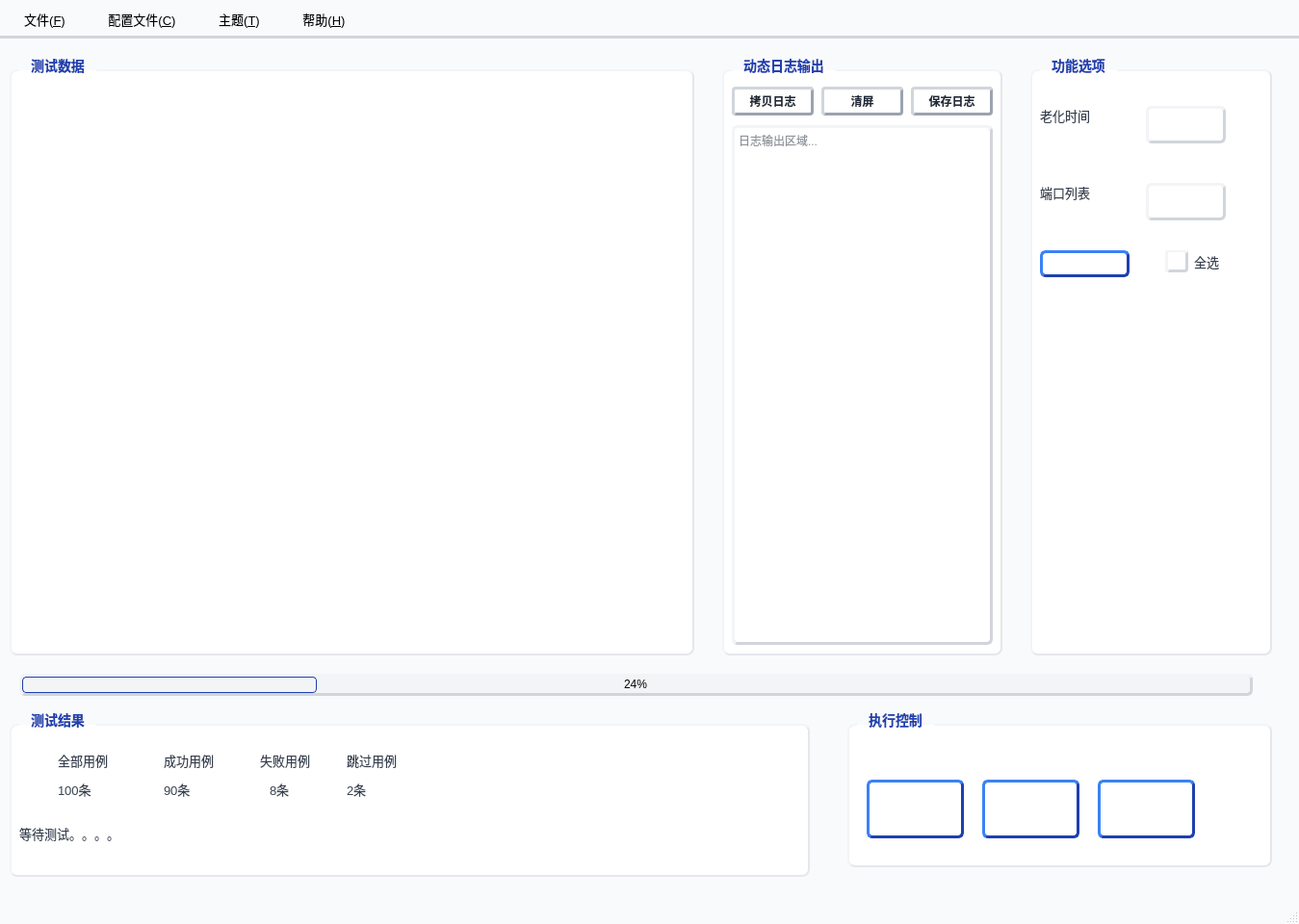
<?xml version="1.0" encoding="UTF-8"?>
<ui version="4.0">
 <class>MainWindow</class>
 <widget class="QMainWindow" name="main_window">
  <property name="geometry">
   <rect>
    <x>0</x>
    <y>0</y>
    <width>1349</width>
    <height>960</height>
   </rect>
  </property>
  <property name="sizePolicy">
   <sizepolicy hsizetype="Fixed" vsizetype="Fixed">
    <horstretch>0</horstretch>
    <verstretch>0</verstretch>
   </sizepolicy>
  </property>
  <property name="windowTitle">
   <string>自动化测试平台</string>
  </property>
  <!-- 商业化配色样式表（高级灰+商务蓝） -->
  <property name="styleSheet">
   <string notr="true">
/* 主窗口背景：高级浅灰 */
QMainWindow {
    background-color: #f9fafb;
}

/* 分组框：商务风格+圆角 */
QGroupBox {
    font-size: 14px;
    font-weight: 600;
    color: #1f2937;
    border: 2px solid #e5e7eb;
    border-top-color: #f3f4f6;
    border-left-color: #f3f4f6;
    border-radius: 8px;
    margin-top: 12px;
    background-color: #ffffff;
    padding-top: 8px;
}
QGroupBox::title {
    subcontrol-origin: margin;
    left: 10px;
    padding: 0 10px;
    color: #1e40af;
    font-size: 15px;
    font-weight: 700;
}

/* 主按钮：商务蓝渐变+3D效果 */
QPushButton {
    background: qlineargradient(x1:0, y1:0, x2:0, y2:1, 
                              stop:0 #2563eb, stop:1 #1e40af);
    color: white;
    border: 3px solid;
    border-color: #3b82f6 #1e40af #1e40af #3b82f6;
    border-radius: 6px;
    padding: 6px 12px;
    font-size: 13px;
    font-weight: 500;
}
QPushButton:hover {
    background: qlineargradient(x1:0, y1:0, x2:0, y2:1, 
                              stop:0 #3b82f6, stop:1 #2563eb);
    border-color: #60a5fa #2563eb #2563eb #60a5fa;
}
QPushButton:pressed {
    background: qlineargradient(x1:0, y1:0, x2:0, y2:1, 
                              stop:0 #1e40af, stop:1 #1e3a8a);
    border-color: #1e40af #3b82f6 #3b82f6 #1e40af;
    padding-left: 8px;
    padding-top: 8px;
}

/* 日志功能小按钮：轻量化样式 */
QPushButton#log_copy_btn, QPushButton#log_clear_btn, QPushButton#log_save_btn {
    background: qlineargradient(x1:0, y1:0, x2:0, y2:1, 
                              stop:0 #f3f4f6, stop:1 #e5e7eb);
    color: #1f2937;
    border-color: #d1d5db #9ca3af #9ca3af #d1d5db;
    border-radius: 4px;
    padding: 4px 8px;
    font-size: 12px;
}
QPushButton#log_copy_btn:hover, QPushButton#log_clear_btn:hover, QPushButton#log_save_btn:hover {
    background: qlineargradient(x1:0, y1:0, x2:0, y2:1, 
                              stop:0 #e5e7eb, stop:1 #d1d5db);
}

/* 标签：商务灰文字 */
QLabel {
    font-size: 13px;
    color: #374151;
}

/* 下拉框：商务风格 */
QComboBox {
    border: 3px solid;
    border-color: #f3f4f6 #d1d5db #d1d5db #f3f4f6;
    border-radius: 6px;
    padding: 4px 8px;
    background-color: white;
    min-height: 25px;
}
QComboBox::drop-down {
    border: none;
}
QComboBox::down-arrow {
    width: 12px;
    height: 12px;
}
QComboBox QAbstractItemView {
    border: 3px solid #2563eb;
    border-color: #3b82f6 #1e40af #1e40af #3b82f6;
    border-radius: 6px;
    background-color: white;
    selection-background-color: #dbeafe;
    selection-color: #1e40af;
}

/* 复选框：商务风格 */
QCheckBox {
    font-size: 13px;
    color: #374151;
}
QCheckBox::indicator {
    width: 18px;
    height: 18px;
    border: 3px solid;
    border-color: #f3f4f6 #d1d5db #d1d5db #f3f4f6;
    border-radius: 4px;
    background-color: white;
}
QCheckBox::indicator:checked {
    background-color: #2563eb;
}
QCheckBox::indicator:hover {
    border-color: #d1d5db #9ca3af #9ca3af #d1d5db;
}

/* 表格：商务风格 */
QTableWidget {
    border: 3px solid;
    border-color: #f3f4f6 #d1d5db #d1d5db #f3f4f6;
    border-radius: 6px;
    background-color: white;
    gridline-color: #e5e7eb;
}
QTableWidget::item {
    padding: 6px;
}
QTableWidget::item:selected {
    background-color: #dbeafe;
    color: #1e40af;
}
QHeaderView::section {
    background: qlineargradient(x1:0, y1:0, x2:0, y2:1, 
                              stop:0 #f3f4f6, stop:1 #e5e7eb);
    border: none;
    border-bottom: 2px solid #d1d5db;
    padding: 8px;
    font-weight: 600;
    color: #1e40af;
    border-radius: 4px;
}

/* 日志文本框：商务风格 */
QTextEdit#log_text_edit {
    border: 3px solid;
    border-color: #f3f4f6 #d1d5db #d1d5db #f3f4f6;
    border-radius: 6px;
    background-color: #ffffff;
    font-family: "Consolas", "Monaco", monospace;
    font-size: 12px;
    color: #1f2937;
}

/* 进度条：商务蓝 */
QProgressBar {
    border: 3px solid;
    border-color: #f3f4f6 #d1d5db #d1d5db #f3f4f6;
    border-radius: 6px;
    text-align: center;
    background-color: #f3f4f6;
}
QProgressBar::chunk {
    background: qlineargradient(x1:0, y1:0, x2:1, y2:0, 
                              stop:0 #2563eb, stop:1 #1e40af);
    border-radius: 4px;
    border: 1px solid #1e40af;
}

/* 菜单栏：商务风格 */
QMenuBar {
    background: qlineargradient(x1:0, y1:0, x2:0, y2:1, 
                              stop:0 #f3f4f6, stop:1 #e5e7eb);
    border-bottom: 3px solid #d1d5db;
    font-size: 13px;
}
QMenuBar::item {
    padding: 6px 15px;
    margin: 2px;
    border-radius: 6px;
    border: 2px solid transparent;
}
QMenuBar::item:selected {
    background: qlineargradient(x1:0, y1:0, x2:0, y2:1, 
                              stop:0 #2563eb, stop:1 #1e40af);
    color: white;
    border-color: #3b82f6 #1e40af #1e40af #3b82f6;
}

/* 菜单：商务风格 */
QMenu {
    background-color: white;
    border: 3px solid;
    border-color: #f3f4f6 #d1d5db #d1d5db #f3f4f6;
    border-radius: 6px;
    padding: 4px;
}
QMenu::item {
    padding: 6px 25px;
    border-radius: 6px;
    font-size: 13px;
    border: 2px solid transparent;
}
QMenu::item:selected {
    background: qlineargradient(x1:0, y1:0, x2:0, y2:1, 
                              stop:0 #2563eb, stop:1 #1e40af);
    color: white;
    border-color: #3b82f6 #1e40af #1e40af #3b82f6;
}
QMenu::separator {
    height: 2px;
    background-color: #e5e7eb;
    margin: 4px 8px;
}
   </string>
  </property>
  <widget class="QWidget" name="central_widget">
   <!-- 测试数据分组框 -->
   <widget class="QGroupBox" name="test_data_group">
    <property name="geometry">
     <rect>
      <x>10</x>
      <y>20</y>
      <width>711</width>
      <height>621</height>
     </rect>
    </property>
    <property name="title">
     <string>测试数据</string>
    </property>
   </widget>
   <!-- 动态日志输出分组框 -->
   <widget class="QGroupBox" name="log_output_group">
    <property name="geometry">
     <rect>
      <x>750</x>
      <y>20</y>
      <width>291</width>
      <height>621</height>
     </rect>
    </property>
    <property name="title">
     <string>动态日志输出</string>
    </property>
    <!-- 日志功能按钮组 -->
    <widget class="QWidget" name="log_btn_widget" native="true">
     <property name="geometry">
      <rect>
       <x>10</x>
       <y>30</y>
       <width>271</width>
       <height>30</height>
      </rect>
     </property>
     <layout class="QHBoxLayout" name="log_btn_layout">
      <property name="spacing">
       <number>8</number>
      </property>
      <!-- <property name="contentsMargins">
       <set>0 0 0 0</set>
      </property> -->
      <item>
       <widget class="QPushButton" name="log_copy_btn">
        <property name="text">
         <string>拷贝日志</string>
        </property>
       </widget>
      </item>
      <item>
       <widget class="QPushButton" name="log_clear_btn">
        <property name="text">
         <string>清屏</string>
        </property>
       </widget>
      </item>
      <item>
       <widget class="QPushButton" name="log_save_btn">
        <property name="text">
         <string>保存日志</string>
        </property>
       </widget>
      </item>
     </layout>
    </widget>
    <!-- 日志显示文本框 -->
    <widget class="QTextEdit" name="log_text_edit">
     <property name="geometry">
      <rect>
       <x>10</x>
       <y>70</y>
       <width>271</width>
       <height>540</height>
      </rect>
     </property>
     <property name="readOnly">
      <bool>true</bool>
     </property>
     <property name="placeholderText">
      <string>日志输出区域...</string>
     </property>
    </widget>
   </widget>
   <!-- 功能选项分组框 -->
   <widget class="QGroupBox" name="function_option_group">
    <property name="geometry">
     <rect>
      <x>1070</x>
      <y>20</y>
      <width>251</width>
      <height>621</height>
     </rect>
    </property>
    <property name="title">
     <string>功能选项</string>
    </property>
    <!-- 老化时间 -->
    <widget class="QLabel" name="aging_time_label">
     <property name="geometry">
      <rect>
       <x>10</x>
       <y>50</y>
       <width>69</width>
       <height>19</height>
      </rect>
     </property>
     <property name="text">
      <string>老化时间</string>
     </property>
    </widget>
    <widget class="QComboBox" name="aging_time_combo">
     <property name="geometry">
      <rect>
       <x>120</x>
       <y>50</y>
       <width>83</width>
       <height>25</height>
      </rect>
     </property>
    </widget>
    <!-- 端口列表 -->
    <widget class="QLabel" name="port_list_label">
     <property name="geometry">
      <rect>
       <x>10</x>
       <y>130</y>
       <width>69</width>
       <height>19</height>
      </rect>
     </property>
     <property name="text">
      <string>端口列表</string>
     </property>
    </widget>
    <widget class="QComboBox" name="port_list_combo">
     <property name="geometry">
      <rect>
       <x>120</x>
       <y>130</y>
       <width>83</width>
       <height>25</height>
      </rect>
     </property>
    </widget>
    <!-- 刷新按钮 -->
    <widget class="QPushButton" name="refresh_btn">
     <property name="geometry">
      <rect>
       <x>10</x>
       <y>200</y>
       <width>93</width>
       <height>28</height>
      </rect>
     </property>
     <property name="text">
      <string>刷新</string>
     </property>
    </widget>
    <!-- 全选复选框 -->
    <widget class="QCheckBox" name="select_all_check">
     <property name="geometry">
      <rect>
       <x>140</x>
       <y>200</y>
       <width>98</width>
       <height>23</height>
      </rect>
     </property>
     <property name="text">
      <string>全选</string>
     </property>
    </widget>
   </widget>
   <!-- 测试结果分组框 -->
   <widget class="QGroupBox" name="test_result_group">
    <property name="geometry">
     <rect>
      <x>10</x>
      <y>700</y>
      <width>831</width>
      <height>171</height>
     </rect>
    </property>
    <property name="title">
     <string>测试结果</string>
    </property>
    <widget class="QLabel" name="total_case_label">
     <property name="geometry">
      <rect>
       <x>50</x>
       <y>40</y>
       <width>69</width>
       <height>19</height>
      </rect>
     </property>
     <property name="text">
      <string>全部用例</string>
     </property>
    </widget>
    <widget class="QLabel" name="success_case_label">
     <property name="geometry">
      <rect>
       <x>160</x>
       <y>40</y>
       <width>69</width>
       <height>19</height>
      </rect>
     </property>
     <property name="text">
      <string>成功用例</string>
     </property>
    </widget>
    <widget class="QLabel" name="fail_case_label">
     <property name="geometry">
      <rect>
       <x>260</x>
       <y>40</y>
       <width>69</width>
       <height>19</height>
      </rect>
     </property>
     <property name="text">
      <string>失败用例</string>
     </property>
    </widget>
    <widget class="QLabel" name="skip_case_label">
     <property name="geometry">
      <rect>
       <x>350</x>
       <y>40</y>
       <width>69</width>
       <height>19</height>
      </rect>
     </property>
     <property name="text">
      <string>跳过用例</string>
     </property>
    </widget>
    <widget class="QLabel" name="total_case_value">
     <property name="geometry">
      <rect>
       <x>50</x>
       <y>70</y>
       <width>69</width>
       <height>19</height>
      </rect>
     </property>
     <property name="text">
      <string>100条</string>
     </property>
    </widget>
    <widget class="QLabel" name="success_case_value">
     <property name="geometry">
      <rect>
       <x>160</x>
       <y>70</y>
       <width>69</width>
       <height>19</height>
      </rect>
     </property>
     <property name="text">
      <string>90条</string>
     </property>
    </widget>
    <widget class="QLabel" name="fail_case_value">
     <property name="geometry">
      <rect>
       <x>270</x>
       <y>70</y>
       <width>69</width>
       <height>19</height>
      </rect>
     </property>
     <property name="text">
      <string>8条</string>
     </property>
    </widget>
    <widget class="QLabel" name="skip_case_value">
     <property name="geometry">
      <rect>
       <x>350</x>
       <y>70</y>
       <width>69</width>
       <height>19</height>
      </rect>
     </property>
     <property name="text">
      <string>2条</string>
     </property>
    </widget>
    <widget class="QLabel" name="test_status_label">
     <property name="geometry">
      <rect>
       <x>10</x>
       <y>110</y>
       <width>781</width>
       <height>31</height>
      </rect>
     </property>
     <property name="text">
      <string>等待测试。。。。</string>
     </property>
    </widget>
   </widget>
   <!-- 执行控制分组框 -->
   <widget class="QGroupBox" name="execute_control_group">
    <property name="geometry">
     <rect>
      <x>880</x>
      <y>700</y>
      <width>441</width>
      <height>161</height>
     </rect>
    </property>
    <property name="title">
     <string>执行控制</string>
    </property>
    <widget class="QPushButton" name="start_test_btn">
     <property name="geometry">
      <rect>
       <x>20</x>
       <y>70</y>
       <width>101</width>
       <height>61</height>
      </rect>
     </property>
     <property name="text">
      <string>开始测试</string>
     </property>
    </widget>
    <widget class="QPushButton" name="stop_test_btn">
     <property name="geometry">
      <rect>
       <x>140</x>
       <y>70</y>
       <width>101</width>
       <height>61</height>
      </rect>
     </property>
     <property name="text">
      <string>停止测试</string>
     </property>
    </widget>
    <widget class="QPushButton" name="pause_test_btn">
     <property name="geometry">
      <rect>
       <x>260</x>
       <y>70</y>
       <width>101</width>
       <height>61</height>
      </rect>
     </property>
     <property name="text">
      <string>暂停测试</string>
     </property>
    </widget>
   </widget>
   <!-- 进度条 -->
   <widget class="QProgressBar" name="test_progress_bar">
    <property name="geometry">
     <rect>
      <x>20</x>
      <y>660</y>
      <width>1281</width>
      <height>23</height>
     </rect>
    </property>
    <property name="value">
     <number>24</number>
    </property>
   </widget>
  </widget>
  <!-- 菜单栏 -->
  <widget class="QMenuBar" name="menu_bar">
   <property name="geometry">
    <rect>
     <x>0</x>
     <y>0</y>
     <width>1349</width>
     <height>25</height>
    </rect>
   </property>
   <!-- 动作定义 -->
   <action name="load_script_action">
    <property name="text">
     <string>加载脚本(&amp;L)</string>
    </property>
   </action>
   <action name="export_report_action">
    <property name="text">
     <string>输出报告(&amp;E)</string>
    </property>
   </action>
   <action name="exit_action">
    <property name="text">
     <string>退出(&amp;X)</string>
    </property>
   </action>
   <action name="about_action">
    <property name="text">
     <string>关于(&amp;A)</string>
    </property>
   </action>
   <!-- 文件菜单 -->
   <widget class="QMenu" name="file_menu">
    <property name="title">
     <string>文件(&amp;F)</string>
    </property>
    <addaction name="load_script_action"/>
    <addaction name="export_report_action"/>
    <separator/>
    <addaction name="exit_action"/>
   </widget>
   <!-- 配置文件菜单 -->
   <widget class="QMenu" name="config_menu">
    <property name="title">
     <string>配置文件(&amp;C)</string>
    </property>
   </widget>
   <!-- 主题菜单 -->
   <widget class="QMenu" name="theme_menu">
    <property name="title">
     <string>主题(&amp;T)</string>
    </property>
   </widget>
   <!-- 帮助菜单 -->
   <widget class="QMenu" name="help_menu">
    <property name="title">
     <string>帮助(&amp;H)</string>
    </property>
    <addaction name="about_action"/>
   </widget>
   <!-- 添加菜单到菜单栏 -->
   <addaction name="file_menu"/>
   <addaction name="config_menu"/>
   <addaction name="theme_menu"/>
   <addaction name="help_menu"/>
  </widget>
  <widget class="QStatusBar" name="status_bar"/>
 </widget>
 <resources/>
 <connections/>
</ui>
